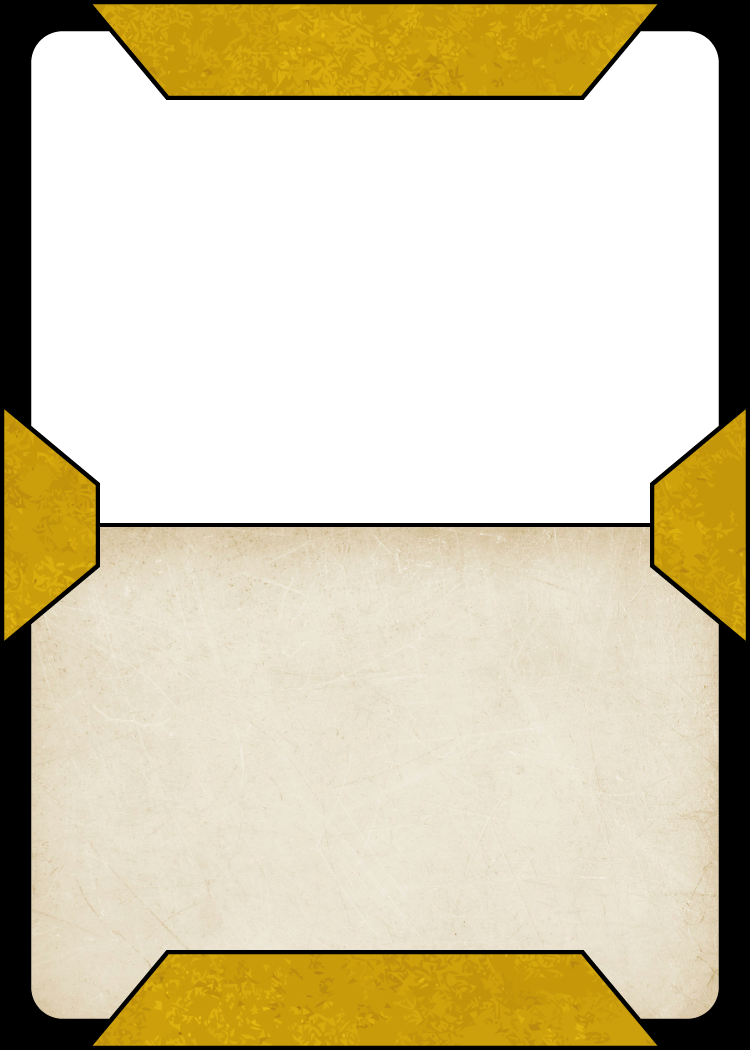
#> input picture default/template_vertical.png, 750 x 1050 px, found by its file name; its folder holds 4 pictures in this run
$ python create_card_OLD.py
#> lines starting #> are read from the running program, lines starting #| are printed output that depends on the picture; pictures that were not available may be replaced by others from this repository, and a replacement may not be noted
from PIL import Image, ImageDraw, ImageFont
from os.path import isfile
from os import remove

### Варианты шаблона ###
TEMPLATES = {"Вертикальный": "vertical", "Горизонтальный": "horizontal"}
### ################ ###

### Размеры вставок ###
HEADER_WIDTH      = 70
HEADER_MARGIN     = 14
HEADER_LENGTH     = 400

TEXT_MARGIN       = 140
TEXT_MARGIN_SHIFT = 80
### ############### ###

### Размеры шрифта ###
START_HEADER_FONT_SIZE = 50
START_TEXT_FONT_SIZE   = 30
### ############# ###

### Размеры карты ###
CARD_W = 750
CARD_H = 1050
### ############# ###

### Размеры A4 ###
A4_W = 2480
A4_H = 3508
### ########## ###

### Отступы ###
HORIZONTAL_MARGIN = (A4_W - 3*CARD_W)//4
VERTICAL_MARGIN   = (A4_H - 3*CARD_H)//4
### ####### ###

### Варианты сохранения ###
SAVE_MODES = ["Одиночная карточка", "Сетка для печати"]
### ################### ###

### Выбор шаблона ###

print("Выберите шаблон:")
for no, tem in enumerate(TEMPLATES.keys()):
    print(f"{no + 1}\t{tem}")
template_type = list(TEMPLATES.values())[int(input()) - 1]
#> the answer given: 1

try:
    template = Image.open(f"files/template_{template_type}.png")
#> template is the input picture: PIL image 750x1050 RGBA; mean R, G, B, A 117.1, 107.1, 77.6, 159.3
except FileNotFoundError:
    template = Image.open(f"default/template_{template_type}.png")

template.convert("RGBA")
W, H = template.size
#> W = 750; H = 1050

card = Image.new("RGBA", (W, H))
#> card: PIL image 750x1050 RGBA; every value is 0


### Изображения ###

# Добавление изображения

if template_type == "vertical":
    try:
        image = Image.open("files/image.png")
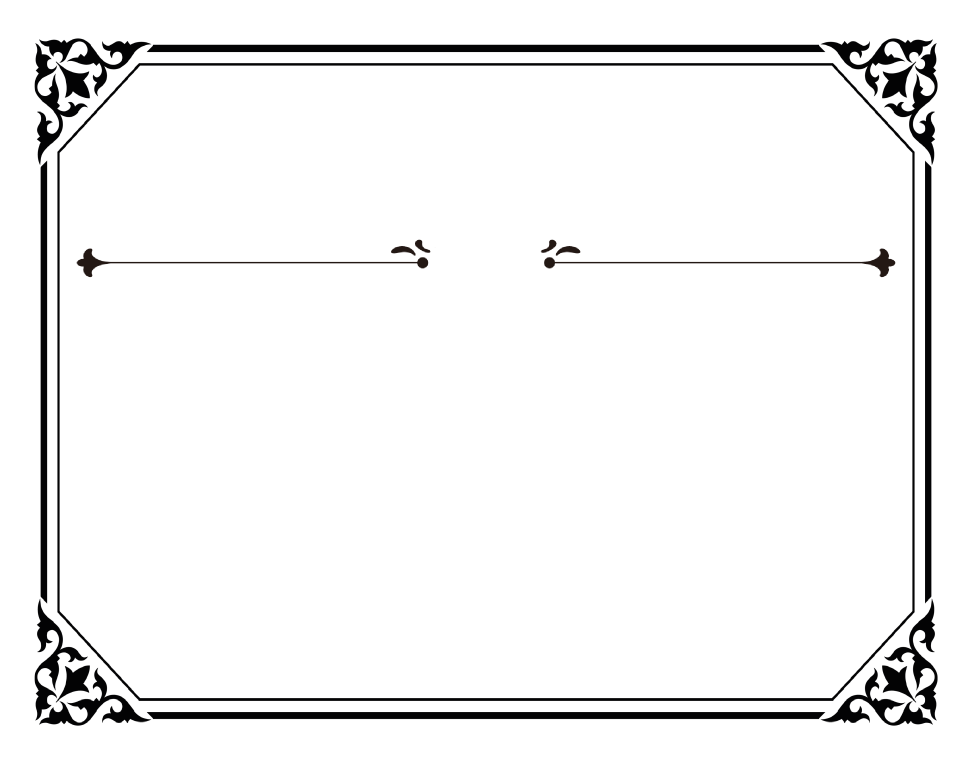
#> input picture default/template_cell.png, 2917 x 2292 px, given in place of image.png, which was not available (shown at 1/3 size)
#> image is the input picture: PIL image 2917x2292 RGBA; mean R, G, B, A 240.9, 240.8, 240.9, 13
    except FileNotFoundError:
        image = Image.open("default/image.png")

    image = image.resize((W, W))
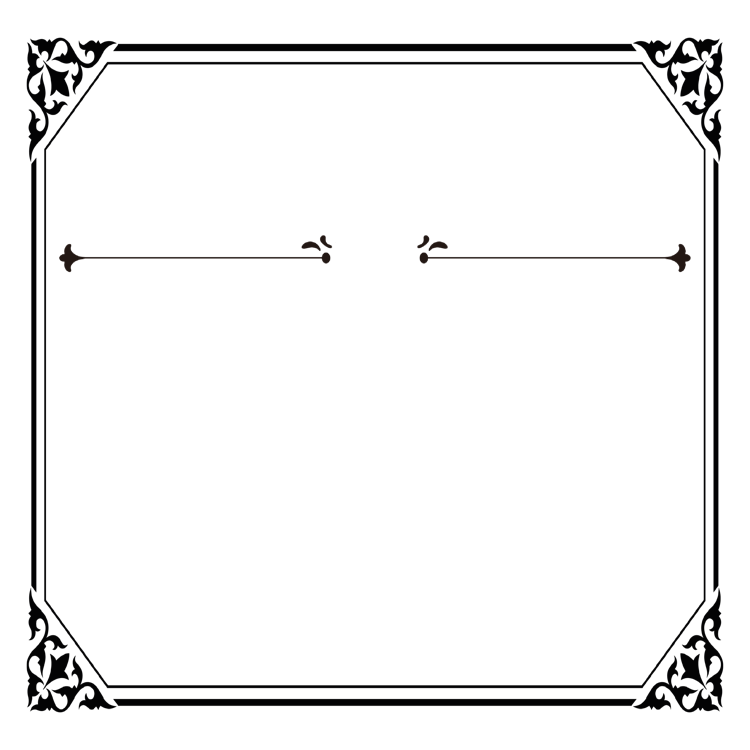
#> image: PIL image 750x750 RGBA; mean R, G, B, A 0.3, 0.3, 0.3, 13.1; transparent parts drawn white
    image = image.convert("RGBA")
    paste_center = H//4 +(HEADER_WIDTH + 2*HEADER_MARGIN)//2 # 1050/4 + 49 = 311,5 ~= 310
#> paste_center = 311
    image = image.crop((0, W//2 - paste_center, # 0, 65
                W, W//2 + H//2 - paste_center)) # 750,
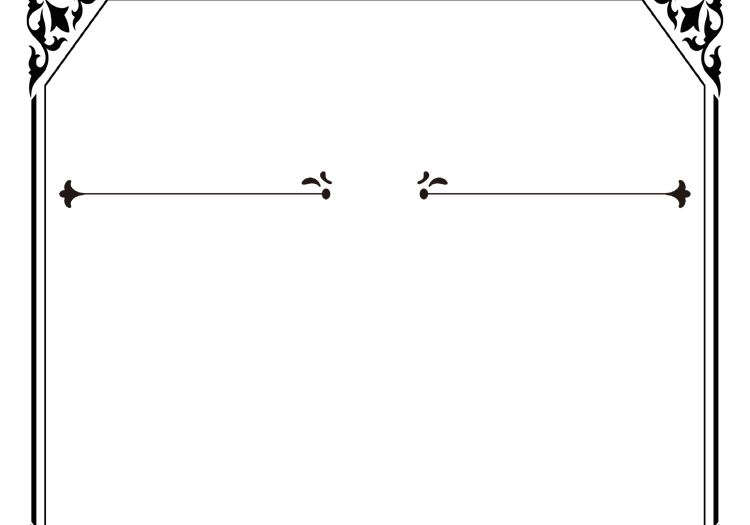
#> image: PIL image 750x525 RGBA; mean R, G, B, A 0.3, 0.3, 0.3, 7.3; transparent parts drawn white
    card.paste(image, (0, 0))
    image.close()

# Добавление шаблона

card = Image.alpha_composite(card, template)
template.close()

# Добавление символа

try:
    symbol = Image.open("files/symbol.png")
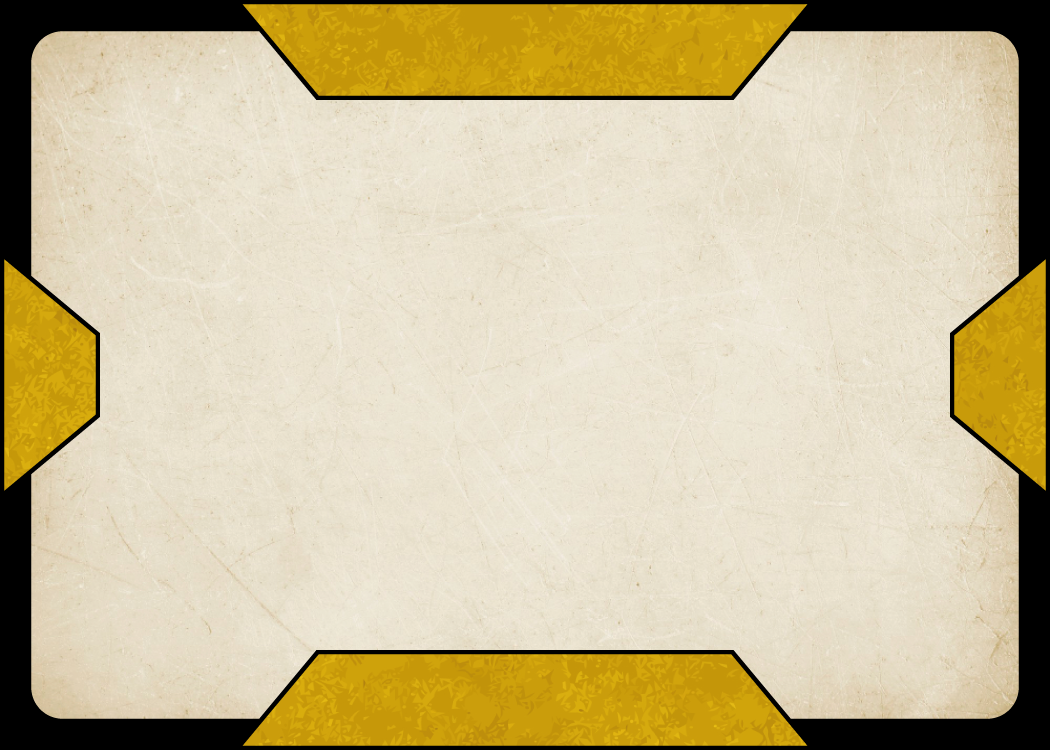
#> input picture default/template_horizontal.png, 1050 x 750 px, given in place of symbol.png, which was not available
#> symbol is the input picture: PIL image 1050x750 RGBA; mean R, G, B, A 204.8, 191.5, 154.1, 255
except FileNotFoundError:
    symbol = Image.open("default/symbol.png")

symbol = symbol.resize((HEADER_WIDTH, HEADER_WIDTH))
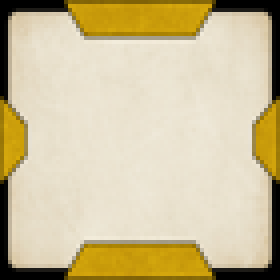
#> symbol: PIL image 70x70 RGBA (shown 4 times larger); mean R, G, B, A 205.3, 191.8, 154.1, 255
symbol = symbol.convert("RGBA")

symbol_paster = Image.new("RGBA", (W, H), (255, 255, 255, 0))
symbol_paster.paste(symbol, (W-HEADER_WIDTH-HEADER_MARGIN, (H-HEADER_WIDTH)//2))
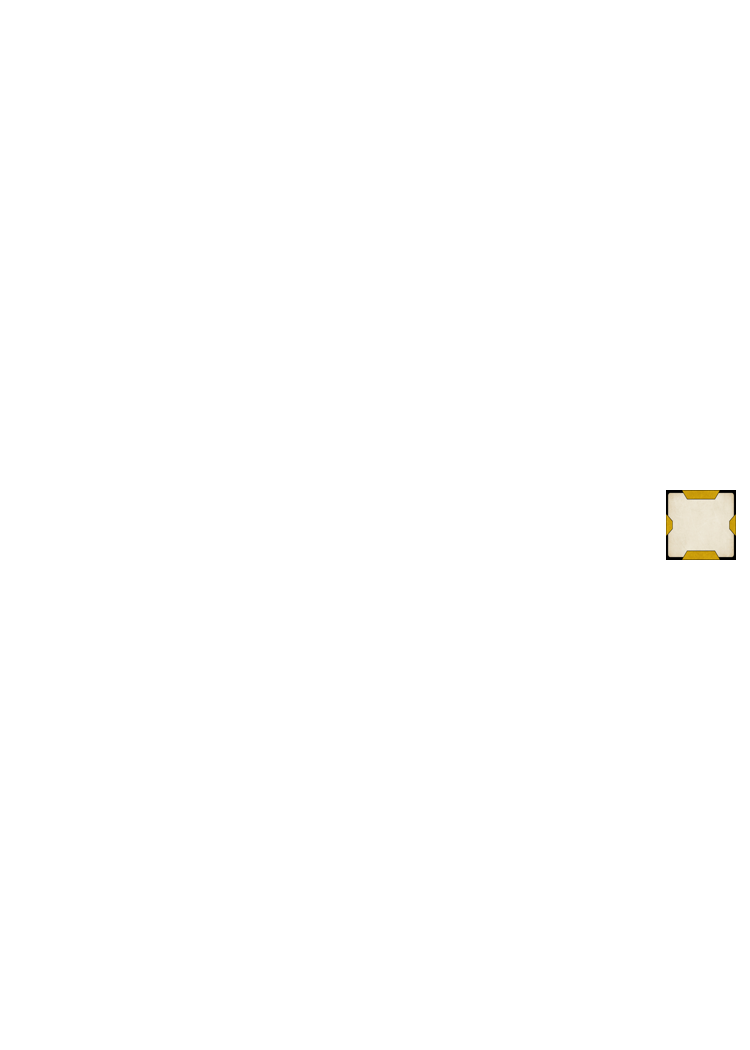
#> symbol_paster: PIL image 750x1050 RGBA; mean R, G, B, A 254.7, 254.6, 254.4, 1.6; transparent parts drawn white

card = Image.alpha_composite(card, symbol_paster)
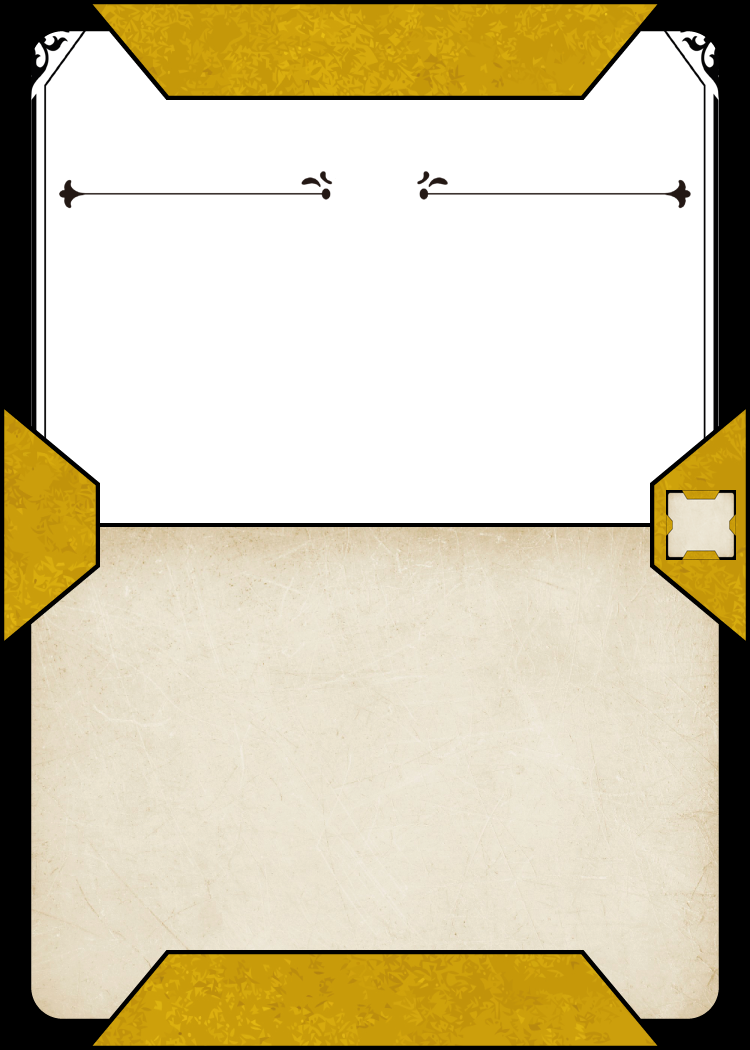
#> card: PIL image 750x1050 RGBA; mean R, G, B, A 117.3, 107.5, 78.6, 161.7; transparent parts drawn white
symbol_paster.close()


### Тексты ###

draw = ImageDraw.Draw(card)

font_path = "files/font.ttf"
if not isfile(font_path):
    font_path = "default/font.ttf"

# [64 lines left out: functions include, add_header, add_text, not called in this run]

# Чтение текстов

try:
    f = open("files/text.txt", "r", encoding="UTF-8")
except FileNotFoundError:
#> (the run stopped early here; a loop or call above may not have finished)
